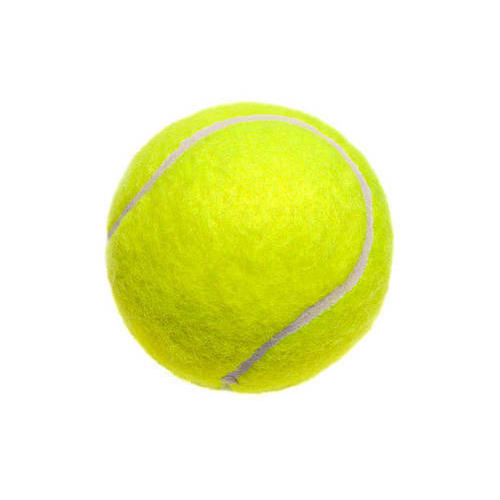
#> input picture src/topic03_perception/images/tennisball04.jpg, 500 x 500 px
$ python color_filtering.py
#> lines starting #> are read from the running program, lines starting #| are printed output that depends on the picture; after the words box and inside, x2 and y2 are one past the last pixel; in counts of white or black regions, pixels touching at a corner belong together
#!/usr/bin/env python

import numpy as np
import cv2
#import imutils

image = cv2.imread("images/tennisball04.jpg")
#> image is the input picture: shape (500, 500, 3); mean B, G, R 195.5, 244.6, 241
cv2.imshow("Original",image)

#convert the image into the HSV color space
hsv = cv2.cvtColor(image, cv2.COLOR_BGR2HSV)
#> hsv: shape (500, 500, 3); mean H, S, V 9.7, 58.1, 244.7
cv2.imshow("hsv image",hsv)

#find the upper and lower bounds of the yellow color (tennis ball)
yellowLower =(30, 150, 100)
yellowUpper = (50, 255, 255)

#define a mask using the lower and upper bounds of the yellow color
mask = cv2.inRange(hsv, yellowLower, yellowUpper)
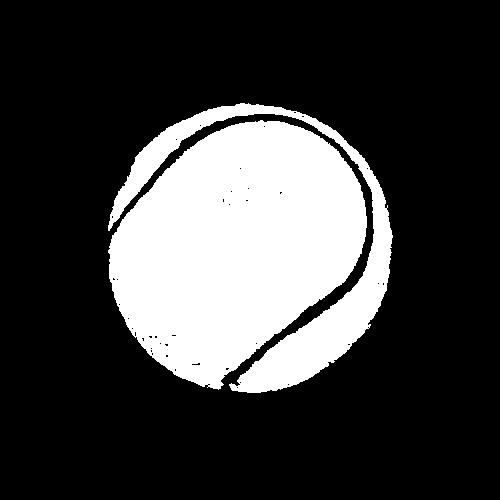
#> mask: shape (500, 500); 24% white; 2 white regions, box (x1, y1, x2, y2) and area: (108, 120, 367, 390) 46973, (108, 103, 393, 393) 13019

cv2.imshow("mask image", mask)

cv2.waitKey(0)
cv2.destroyAllWindows()

$ run again, with src/topic03_perception/images/tennisball01.jpg copied over src/topic03_perception/images/tennisball04.jpg
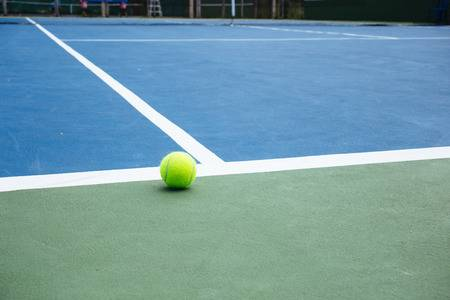
#> input picture src/topic03_perception/images/tennisball01.jpg, 450 x 300 px
#> image is the input picture: shape (300, 450, 3); mean B, G, R 163.1, 153.2, 114.3
#> hsv: shape (300, 450, 3); mean H, S, V 86.4, 88.9, 174.5
#> `mask = cv2.inRange(hsv, yellowLower, yellowUpper)`:
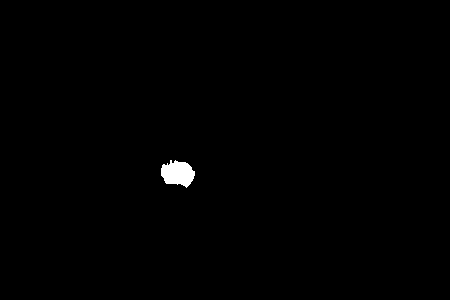
#> mask: shape (300, 450); 0.49% white; 1 white region, box (x1, y1, x2, y2) and area: (161, 160, 195, 188) 665

$ run again, with src/topic03_perception/images/tennisball02.jpg copied over src/topic03_perception/images/tennisball04.jpg
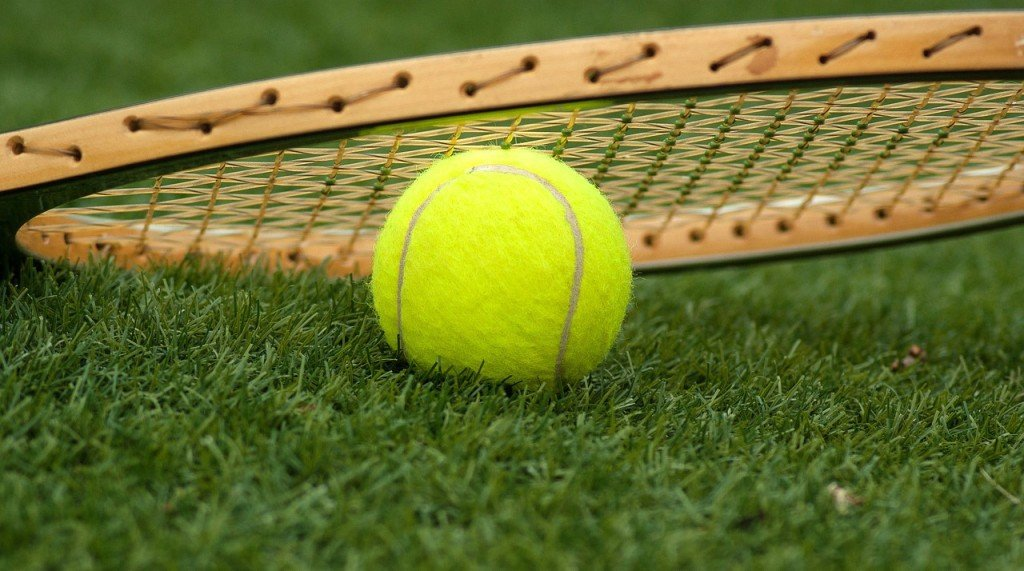
#> input picture src/topic03_perception/images/tennisball02.jpg, 1024 x 571 px
#> image is the input picture: shape (571, 1024, 3); mean B, G, R 46.1, 113.9, 106.4
#> hsv: shape (571, 1024, 3); mean H, S, V 35.4, 166.3, 122.7
#> `mask = cv2.inRange(hsv, yellowLower, yellowUpper)`:
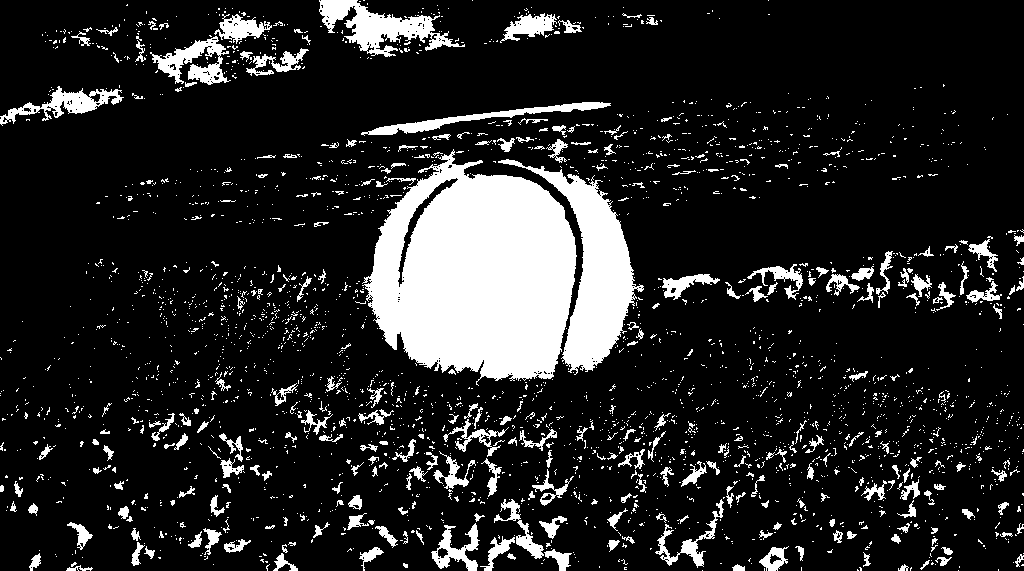
#> mask: shape (571, 1024); 14.8% white; 2854 white regions (2565 under 20 px), largest, box (x1, y1, x2, y2) and area: (362, 149, 577, 386) 34883, (498, 159, 644, 375) 9276, (319, 0, 465, 57) 3287
